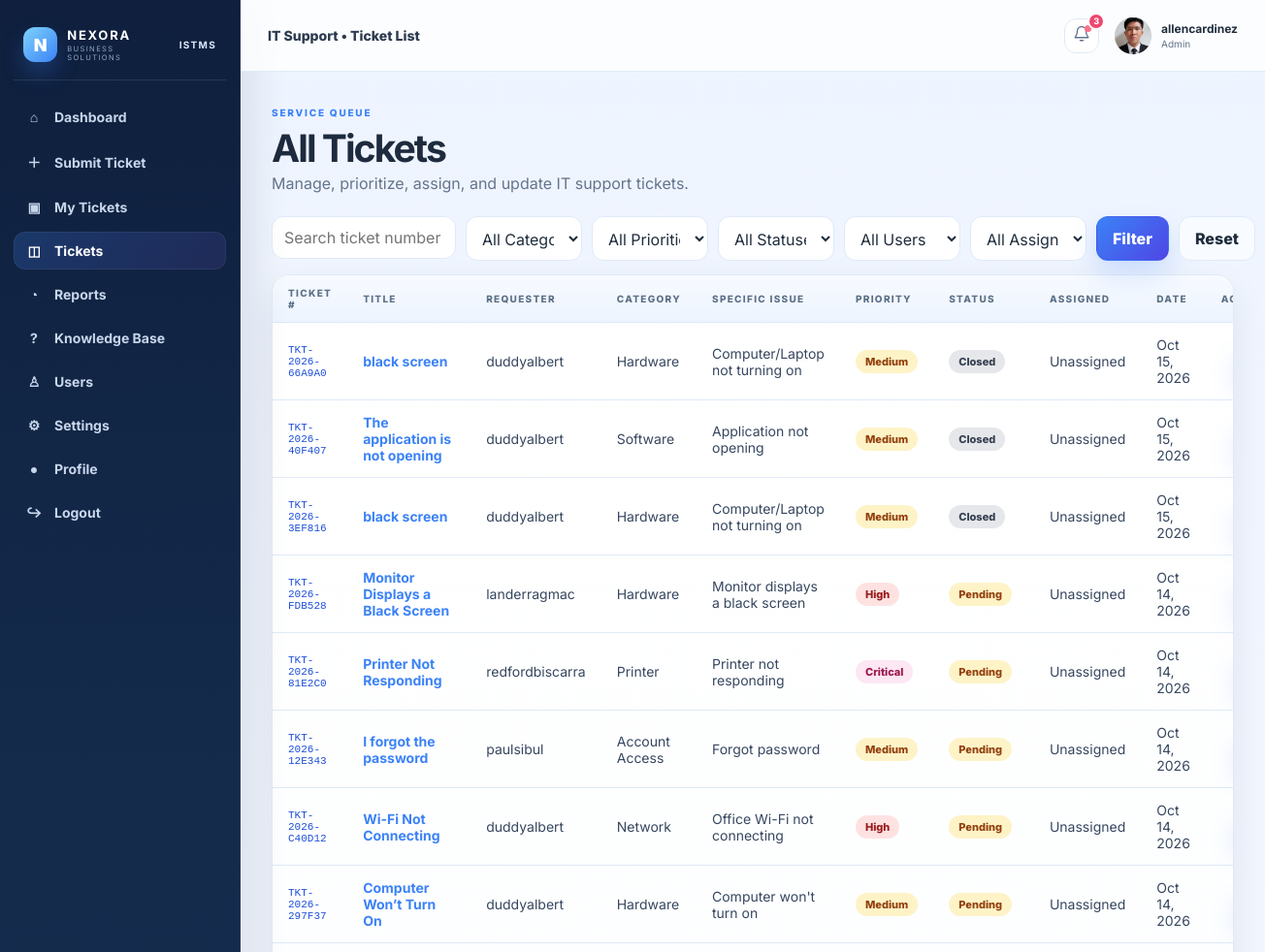
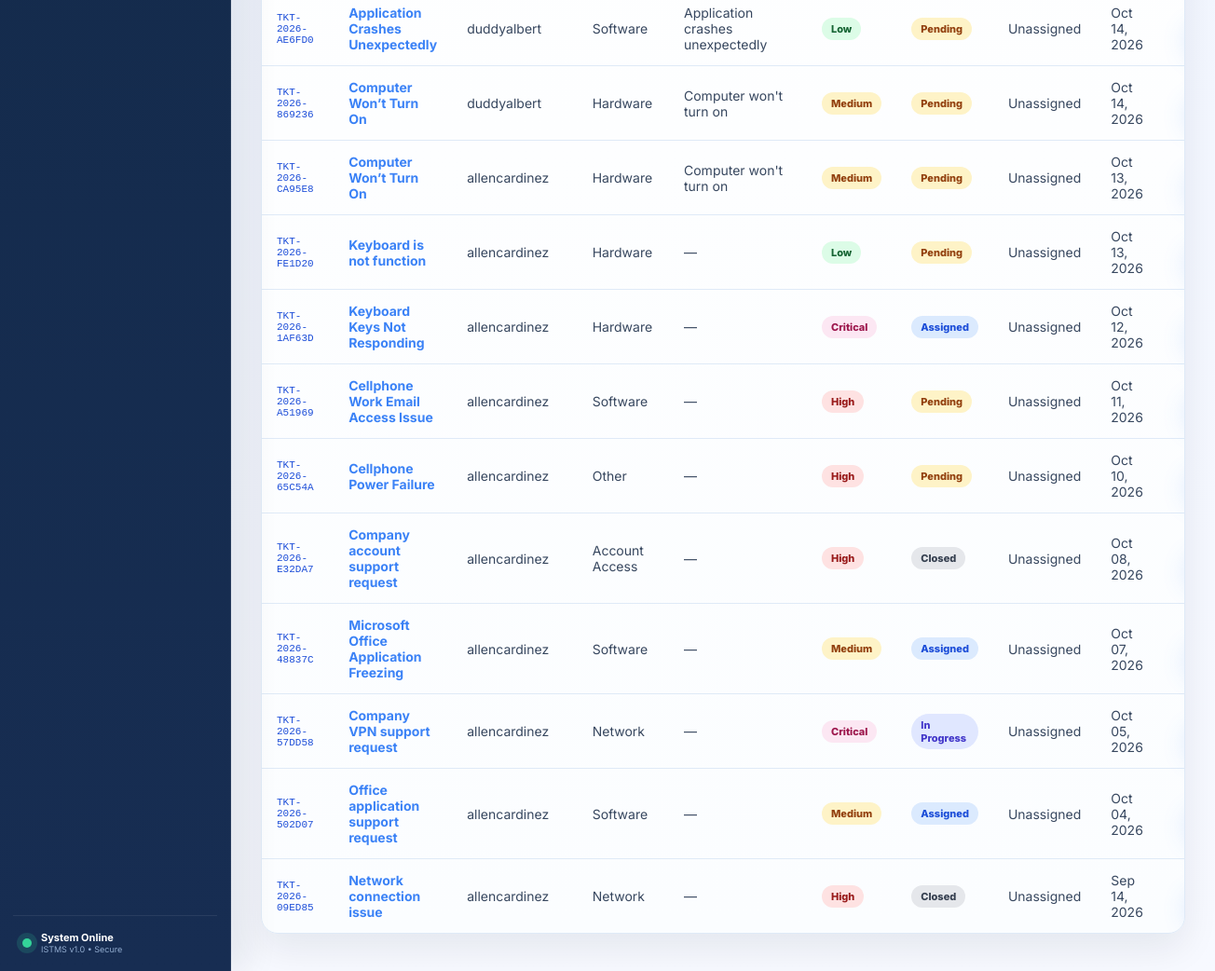
The page /tickets/ (signed in) on the database its author committed (2 pictures, top to bottom).
### tickets/models.py (models this page shows, shortened)
class Profile(models.Model):
    DEPARTMENT_CHOICES = [
        ("Information Technology", "Information Technology"),
        ("IT Support Services", "IT Support Services"),
        ("Network and Infrastructure", "Network and Infrastructure"),
        ("Human Resources", "Human Resources"),
        ("Operations", "Operations"),
    ]
    ROLE_CHOICES = [
        ("user", "User"),
        ("admin", "Admin"),
    ]
    user = models.OneToOneField(User, on_delete=models.CASCADE)
    role = models.CharField(max_length=20, choices=ROLE_CHOICES, default="user")
    department = models.CharField(max_length=100, blank=True, choices=DEPARTMENT_CHOICES)
    user_identifier = models.CharField(max_length=50, blank=True, verbose_name="User ID")
    avatar_initials = models.CharField(max_length=5, blank=True)
    profile_picture = models.FileField(upload_to="profile_pictures/", blank=True)
    def get_role_display(self):
        return "Admin" if self.role in {"admin", "manager"} or self.user.is_superuser else "User"

class Ticket(models.Model):
    PRIORITIES = [
        ("low", "Low"),
        ("medium", "Medium"),
        ("high", "High"),
        ("critical", "Critical"),
    ]
    STATUSES = [
        ("pending", "Pending"),
        ("assigned", "Assigned"),
        ("in_progress", "In Progress"),
        ("resolved", "Resolved"),
        ("closed", "Closed"),
    ]
    ticket_number = models.CharField(max_length=30, unique=True, blank=True)
    title = models.CharField(max_length=200)
    description = models.TextField()
    category = models.ForeignKey(Category, on_delete=models.PROTECT)
    issue_type = models.CharField(max_length=120, blank=True)
    priority = models.CharField(max_length=20, choices=PRIORITIES, default="medium")
    status = models.CharField(max_length=20, choices=STATUSES, default="pending")
    submitted_by = models.ForeignKey(User, on_delete=models.CASCADE, related_name="submitted_tickets")
    assigned_to = models.ForeignKey(User, on_delete=models.SET_NULL, null=True, blank=True, related_name="assigned_tickets")
    device_system = models.CharField(max_length=120, blank=True)
    location = models.CharField(max_length=150, blank=True)
    attachment = models.FileField(upload_to="ticket_files/", blank=True, null=True)
    resolution = models.TextField(blank=True)
    created_at = models.DateTimeField(auto_now_add=True)
    updated_at = models.DateTimeField(auto_now=True)
    resolved_at = models.DateTimeField(null=True, blank=True)
    class Meta:
        ordering = ["-created_at"]

class Category(models.Model):
    name = models.CharField(max_length=80)
    description = models.CharField(max_length=200, blank=True)
    def __str__(self):
        return self.name

### tickets/views.py (the view, shortened to what this page needs)
# urls.py: path("tickets/", views.all_tickets, name="all_tickets"),
@login_required
def all_tickets(request):
    current_role = role(request)
    if current_role == "user":
        return redirect("my_tickets")
    tickets = Ticket.objects.select_related("submitted_by", "assigned_to", "category").all()
    form = TicketFilterForm(request.GET or None)
    return render(request, "tickets/ticket_list.html", {"tickets": tickets, "form": form})

### tickets/context_processors.py (called while the page is built)
def notification_context(request):
    if not request.user.is_authenticated:
        return {"notifications": [], "unread_notification_count": 0}
    user_notifications = request.user.notifications.select_related("ticket", "ticket__submitted_by")
    return {
        "notifications": user_notifications[:8],
        "unread_notification_count": user_notifications.filter(read_at__isnull=True).count(),
    }

### tickets/views.py (called while the page is built)
def role(request):
    stored_role = getattr(getattr(request.user, "profile", None), "role", "user")
    return "admin" if stored_role in {"admin", "manager"} or request.user.is_superuser else "user"

### tickets/templates/tickets/ticket_list.html
{% extends 'tickets/base.html' %}{% block title %}Ticket List{% endblock %}{% block page_label %}IT Support • Ticket List{% endblock %}
{% block content %}
<div class="page-heading"><div><span class="eyebrow">SERVICE QUEUE</span><h1>All Tickets</h1><p>Manage, prioritize, assign, and update IT support tickets.</p></div></div>
<form id="ticketFilters" class="filter-bar" method="get"><div>{{form.q}}</div><div>{{form.category}}</div><div>{{form.priority}}</div><div>{{form.status}}</div><div>{{form.assigned_to}}</div><div>{{form.assignment}}</div><button class="btn primary" type="submit">Filter</button><a class="btn ghost" href="{% url 'all_tickets' %}">Reset</a></form>
<div class="table-card"><table class="ticket-list-table"><thead><tr><th>Ticket #</th><th>Title</th><th>Requester</th><th>Category</th><th>Specific Issue</th><th>Priority</th><th>Status</th><th>Assigned</th><th>Date</th><th>Action</th></tr></thead><tbody>
{% for t in tickets %}<tr><td class="mono">{{t.ticket_number}}</td><td><a class="table-link" href="{% url 'ticket_detail' t.pk %}"><strong>{{t.title}}</strong></a></td><td>{{t.submitted_by.get_full_name|default:t.submitted_by.username}}</td><td>{{t.category.name}}</td><td>{{t.issue_type|default:"—"}}</td><td><span class="badge {{t.priority}}">{{t.get_priority_display}}</span></td><td><span class="status {{t.status}}">{{t.get_status_display}}</span></td><td>{{t.assigned_to.get_full_name|default:"Unassigned"}}</td><td>{{t.created_at|date:"M d, Y"}}</td><td><div class="ticket-actions"><a class="btn small primary" href="{% url 'ticket_detail' t.pk %}">View</a><a class="btn small ghost" href="{% url 'ticket_edit' t.pk %}">Edit</a></div></td></tr>
{% empty %}<tr><td colspan="10" class="empty">No tickets match your filters.</td></tr>{% endfor %}
</tbody></table></div>
{% endblock %}

### tickets/templates/tickets/base.html (shortened to what this page needs)
{% load static %}
<!DOCTYPE html>
<html lang="en">
<head>
<link rel="stylesheet" href="{% static 'tickets/css/style.css' %}?v=10">
</head>
<body>
<div class="app-shell">
  <aside class="sidebar" id="sidebar">
    <div class="brand">
      <div class="brand-mark">N</div>
      <div><strong>NEXORA</strong><span>BUSINESS SOLUTIONS</span></div>
      <b class="brand-divider">ISTMS</b>
    </div>
    <nav class="nav">
      <a href="{% url 'dashboard' %}" class="{% if request.resolver_match.url_name == 'dashboard' %}active{% endif %}"><span>⌂</span>Dashboard</a>
      <a href="{% url 'submit_ticket' %}" class="{% if request.resolver_match.url_name == 'submit_ticket' %}active{% endif %}"><span>＋</span>Submit Ticket</a>
      <a href="{% url 'my_tickets' %}" class="{% if request.resolver_match.url_name == 'my_tickets' %}active{% endif %}"><span>▣</span>My Tickets</a>
      {% if request.user.profile.role == 'admin' or request.user.profile.role == 'manager' or request.user.is_superuser %}
      <a href="{% url 'all_tickets' %}" class="{% if request.resolver_match.url_name == 'all_tickets' %}active{% endif %}"><span>◫</span>Tickets</a>
      {% endif %}
      {% if request.user.profile.role == 'admin' or request.user.profile.role == 'manager' or request.user.is_superuser %}
      <a href="{% url 'reports' %}" class="{% if request.resolver_match.url_name == 'reports' %}active{% endif %}"><span>◔</span>Reports</a>
      {% endif %}
      <a href="{% url 'knowledge_base' %}" class="{% if request.resolver_match.url_name == 'knowledge_base' %}active{% endif %}"><span>?</span>Knowledge Base</a>
      {% if request.user.profile.role == 'admin' or request.user.profile.role == 'manager' or request.user.is_superuser %}
      <a href="{% url 'user_management' %}" class="{% if request.resolver_match.url_name == 'user_management' %}active{% endif %}"><span>♙</span>Users</a>
      <a href="{% url 'settings_page' %}" class="{% if request.resolver_match.url_name == 'settings_page' %}active{% endif %}"><span>⚙</span>Settings</a>
      {% endif %}
      <a href="{% url 'profile' %}" class="{% if request.resolver_match.url_name == 'profile' %}active{% endif %}"><span>●</span>Profile</a>
      <a href="{% url 'logout' %}"><span>↪</span>Logout</a>
    </nav>
    <div class="sidebar-footer">
      <div class="mini-status"></div>
      <div><strong>System Online</strong><small>ISTMS v1.0 • Secure</small></div>
    </div>
  </aside>
  <main class="main">
    <header class="topbar">
      <div class="top-title">{% block page_label %}IT Support Management{% endblock %}</div>
      <div class="top-actions">
        <div class="notification-wrap" id="notificationWrap" data-feed-url="{% url 'notifications_feed' %}">
          <button class="icon-btn notification-toggle" id="notificationToggle" type="button" title="Notifications" aria-label="Notifications" aria-expanded="false" aria-controls="notificationPanel">
            <svg viewBox="0 0 24 24" width="18" height="18" fill="none" stroke="currentColor" stroke-width="1.8" stroke-linecap="round" stroke-linejoin="round" aria-hidden="true"><path d="M18 8a6 6 0 0 0-12 0c0 7-3 7-3 9h18c0-2-3-2-3-9"/><path d="M10 21h4"/></svg>
            <i id="notificationDot"{% if not unread_notification_count %} hidden{% endif %}></i>
            <span class="notification-count" id="notificationCount"{% if not unread_notification_count %} hidden{% endif %}>{{ unread_notification_count }}</span>
          </button>
        </div>
        <a class="user-menu" href="{% url 'profile_edit' %}" aria-label="Edit your profile" title="Edit profile">
          {% if request.user.profile.profile_picture %}<img class="avatar" src="{{ request.user.profile.profile_picture.url }}" alt="Profile picture">{% else %}<div class="avatar">{{ request.user.first_name|first|default:request.user.username|first|upper }}{{ request.user.last_name|first|upper }}</div>{% endif %}
          <div class="user-meta"><strong>{{ request.user.get_full_name|default:request.user.username }}</strong><span>{{ request.user.profile.get_role_display }}</span></div>
        </a>
      </div>
    </header>
    <section class="content">
      {% block content %}{% endblock %}
    </section>
  </main>
</div>
</body>
</html>

### rows shown on the page
Ticket: ticket_number "TKT-2026-66A9A0", title "black screen", submitted_by.get_full_name "duddyalbert", category.name "Hardware", issue_type "Computer/Laptop not turning on", priority "Medium", status "Closed", assigned_to.get_full_name "Unassigned", created_at "Oct 15, 2026"
Ticket: ticket_number "TKT-2026-40F407", title "The application is not opening", submitted_by.get_full_name "duddyalbert", category.name "Software", issue_type "Application not opening", priority "Medium", status "Closed", assigned_to.get_full_name "Unassigned", created_at "Oct 15, 2026"
Ticket: ticket_number "TKT-2026-3EF816", title "black screen", submitted_by.get_full_name "duddyalbert", category.name "Hardware", issue_type "Computer/Laptop not turning on", priority "Medium", status "Closed", assigned_to.get_full_name "Unassigned", created_at "Oct 15, 2026"
Ticket: ticket_number "TKT-2026-FDB528", title "Monitor Displays a Black Screen", submitted_by.get_full_name "landerragmac", category.name "Hardware", issue_type "Monitor displays a black screen", priority "High", status "Pending", assigned_to.get_full_name "Unassigned", created_at "Oct 14, 2026"
Ticket: ticket_number "TKT-2026-81E2C0", title "Printer Not Responding", submitted_by.get_full_name "redfordbiscarra", category.name "Printer", issue_type "Printer not responding", priority "Critical", status "Pending", assigned_to.get_full_name "Unassigned", created_at "Oct 14, 2026"
Ticket: ticket_number "TKT-2026-12E343", title "I forgot the password", submitted_by.get_full_name "paulsibul", category.name "Account Access", issue_type "Forgot password", priority "Medium", status "Pending", assigned_to.get_full_name "Unassigned", created_at "Oct 14, 2026"
Ticket: ticket_number "TKT-2026-C40D12", title "Wi-Fi Not Connecting", submitted_by.get_full_name "duddyalbert", category.name "Network", issue_type "Office Wi-Fi not connecting", priority "High", status "Pending", assigned_to.get_full_name "Unassigned", created_at "Oct 14, 2026"
Ticket: ticket_number "TKT-2026-297F37", title "Computer Won’t Turn On", submitted_by.get_full_name "duddyalbert", category.name "Hardware", issue_type "Computer won't turn on", priority "Medium", status "Pending", assigned_to.get_full_name "Unassigned", created_at "Oct 14, 2026"
Ticket: ticket_number "TKT-2026-AE6FD0", title "Application Crashes Unexpectedly", submitted_by.get_full_name "duddyalbert", category.name "Software", issue_type "Application crashes unexpectedly", priority "Low", status "Pending", assigned_to.get_full_name "Unassigned", created_at "Oct 14, 2026"
Ticket: ticket_number "TKT-2026-869236", title "Computer Won’t Turn On", submitted_by.get_full_name "duddyalbert", category.name "Hardware", issue_type "Computer won't turn on", priority "Medium", status "Pending", assigned_to.get_full_name "Unassigned", created_at "Oct 14, 2026"
Ticket: ticket_number "TKT-2026-CA95E8", title "Computer Won’t Turn On", submitted_by.get_full_name "allencardinez", category.name "Hardware", issue_type "Computer won't turn on", priority "Medium", status "Pending", assigned_to.get_full_name "Unassigned", created_at "Oct 13, 2026"
Ticket: ticket_number "TKT-2026-FE1D20", title "Keyboard is not function", submitted_by.get_full_name "allencardinez", category.name "Hardware", issue_type "—", priority "Low", status "Pending", assigned_to.get_full_name "Unassigned", created_at "Oct 13, 2026"
Ticket: ticket_number "TKT-2026-1AF63D", title "Keyboard Keys Not Responding", submitted_by.get_full_name "allencardinez", category.name "Hardware", issue_type "—", priority "Critical", status "Assigned", assigned_to.get_full_name "Unassigned", created_at "Oct 12, 2026"
Ticket: ticket_number "TKT-2026-A51969", title "Cellphone Work Email Access Issue", submitted_by.get_full_name "allencardinez", category.name "Software", issue_type "—", priority "High", status "Pending", assigned_to.get_full_name "Unassigned", created_at "Oct 11, 2026"
Ticket: ticket_number "TKT-2026-65C54A", title "Cellphone Power Failure", submitted_by.get_full_name "allencardinez", category.name "Other", issue_type "—", priority "High", status "Pending", assigned_to.get_full_name "Unassigned", created_at "Oct 10, 2026"
Ticket: ticket_number "TKT-2026-E32DA7", title "Company account support request", submitted_by.get_full_name "allencardinez", category.name "Account Access", issue_type "—", priority "High", status "Closed", assigned_to.get_full_name "Unassigned", created_at "Oct 08, 2026"
Ticket: ticket_number "TKT-2026-48837C", title "Microsoft Office Application Freezing", submitted_by.get_full_name "allencardinez", category.name "Software", issue_type "—", priority "Medium", status "Assigned", assigned_to.get_full_name "Unassigned", created_at "Oct 07, 2026"
Ticket: ticket_number "TKT-2026-57DD58", title "Company VPN support request", submitted_by.get_full_name "allencardinez", category.name "Network", issue_type "—", priority "Critical", status "In Progress", assigned_to.get_full_name "Unassigned", created_at "Oct 05, 2026"
Ticket: ticket_number "TKT-2026-502D07", title "Office application support request", submitted_by.get_full_name "allencardinez", category.name "Software", issue_type "—", priority "Medium", status "Assigned", assigned_to.get_full_name "Unassigned", created_at "Oct 04, 2026"
Ticket: ticket_number "TKT-2026-09ED85", title "Network connection issue", submitted_by.get_full_name "allencardinez", category.name "Network", issue_type "—", priority "High", status "Closed", assigned_to.get_full_name "Unassigned", created_at "Sep 14, 2026"

### other values the page prints
{{ unread_notification_count }} "3"
{{ request.user.get_full_name|default:request.user.username }} "allencardinez"
{{ request.user.profile.get_role_display }} "Admin"
